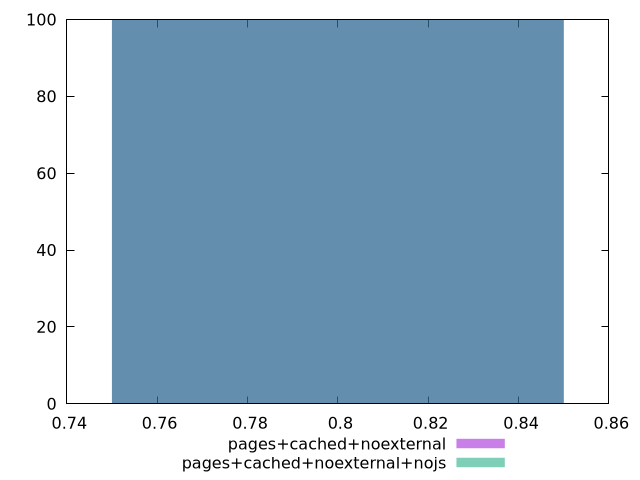

The gnuplot source for this figure:
$_pagesCachedNoexternal <<EOF
0.8 100
EOF
$_pagesCachedNoexternalNojs <<EOF
0.8 100
EOF
set key outside below
set terminal pngcairo
set output "report_00005_2020-11-02T22-26-11.212Z/unused-css-rules/unused-css-rules_pages+cached+noexternal_pages+cached+noexternal+nojs+hist.png"
set boxwidth 0.1
set style fill transparent solid 0.5 noborder
set yrange [0:100]
plot $_pagesCachedNoexternal title "pages+cached+noexternal" with boxes ,$_pagesCachedNoexternalNojs title "pages+cached+noexternal+nojs" with boxes ,
